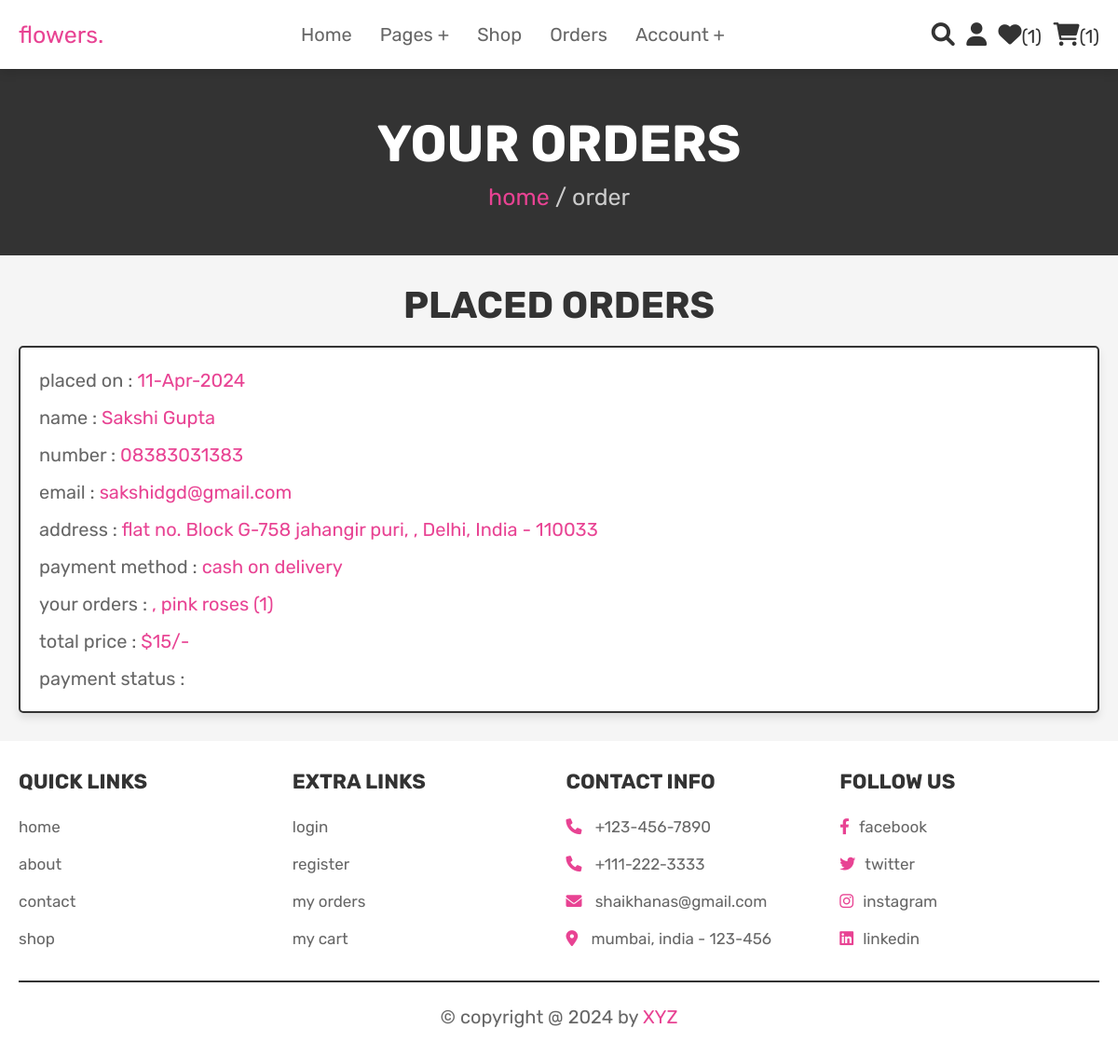
Screenshot of /orders.php (signed in) with the database file from the repository.
### tables this page shows
CREATE TABLE `orders` (
  `id` int(100) NOT NULL,
  `user_id` int(100) NOT NULL,
  `name` varchar(100) NOT NULL,
  `number` varchar(12) NOT NULL,
  `email` varchar(100) NOT NULL,
  `method` varchar(50) NOT NULL,
  `address` varchar(500) NOT NULL,
  `total_products` varchar(1000) NOT NULL,
  `total_price` int(100) NOT NULL,
  `placed_on` varchar(50) NOT NULL,
  `payment_status` varchar(20) NOT NULL
);

### orders.php (the view, shortened to what this page needs)
<?php
@include 'config.php';
$user_id = $_SESSION['user_id'];
?>
<!DOCTYPE html>
<html lang="en">
<head>
   <link rel="stylesheet" href="https://cdnjs.cloudflare.com/ajax/libs/font-awesome/6.0.0/css/all.min.css">
   <link rel="stylesheet" href="css/style.css">
</head>
<body>
<?php @include 'header.php'; ?>
<section class="heading">
    <h3>your orders</h3>
    <p> <a href="home.php">home</a> / order </p>
</section>
<section class="placed-orders">
    <h1 class="title">placed orders</h1>
    <div class="box-container">
    <?php
        $select_orders = mysqli_query($conn, "SELECT * FROM `orders` WHERE user_id = '$user_id'") or die('query failed');
        if(mysqli_num_rows($select_orders) > 0){
            while($fetch_orders = mysqli_fetch_assoc($select_orders)){
    ?>
    <div class="box">
        <p> placed on : <span><?php echo $fetch_orders['placed_on']; ?></span> </p>
        <p> name : <span><?php echo $fetch_orders['name']; ?></span> </p>
        <p> number : <span><?php echo $fetch_orders['number']; ?></span> </p>
        <p> email : <span><?php echo $fetch_orders['email']; ?></span> </p>
        <p> address : <span><?php echo $fetch_orders['address']; ?></span> </p>
        <p> payment method : <span><?php echo $fetch_orders['method']; ?></span> </p>
        <p> your orders : <span><?php echo $fetch_orders['total_products']; ?></span> </p>
        <p> total price : <span>$<?php echo $fetch_orders['total_price']; ?>/-</span> </p>
        <p> payment status : <span style="color:<?php if($fetch_orders['payment_status'] == 'pending'){echo 'tomato'; }else{echo 'green';} ?>"><?php echo $fetch_orders['payment_status']; ?></span> </p>
    </div>
    <?php
        }
    }else{
        echo '<p class="empty">no orders placed yet!</p>';
    }
    ?>
    </div>
</section>
<?php @include 'footer.php'; ?>
</body>
</html>

### css/style.css (style rules this page uses)
:root { --pink:#e84393; --red:#c0392b; --orange:#f39c12; --black:#333; --white:#fff; --light-color:#666; --light-white:#ccc; --light-bg:#f5f5f5; --border:.2rem solid var(--black); --box-shadow:0 .5rem 1rem rgba(0,0,0,.1); }
* { font-family: 'Rubik', sans-serif; margin:0; padding:0; box-sizing: border-box; outline: none; border:none; text-decoration: none; transition:all .2s linear; }
html { font-size: 62.5%; overflow-x: hidden; scroll-behavior: smooth; scroll-padding-top: 6.5rem; }
body { background: var(--light-bg); }
section { padding:3rem 2rem; }
.heading { display: flex; flex-flow: column; align-items: center; justify-content: center; gap:1rem; background-color: var(--black); text-align: center; min-height: 25vh; }
.heading h3 { font-size: 5.5rem; color:var(--white); text-transform: uppercase; }
.heading p { font-size: 2.5rem; color:var(--light-white); }
.heading p a { color:var(--pink); }
.title { text-align: center; margin-bottom: 2rem; color:var(--black); text-transform: uppercase; font-size: 4rem; }
.placed-orders .box-container { max-width: 1200px; margin:0 auto; display: flex; flex-wrap: wrap; gap:1.5rem; align-items: flex-start; }
.placed-orders .box-container .box { background-color: var(--white); padding:1rem 2rem; border:var(--border); box-shadow: var(--box-shadow); flex:1 1 40rem; border-radius: .5rem; }
.placed-orders .box-container .box p { margin: 1rem 0; font-size: 2rem; line-height: 1.5; color:var(--light-color); }
.placed-orders .box-container .box p span { color:var(--pink); }

### rows the page displays
orders: placed_on "11-Apr-2024", name "Sakshi Gupta", number "08383031383", email "sakshidgd@gmail.com", address "flat no. Block G-758 jahangir puri, , Delhi, India - 110033", method "cash on delivery", total_products ", pink roses (1)", total_price "15"

### other values shown
$wishlist_num_rows "1"
$cart_num_rows "1"
